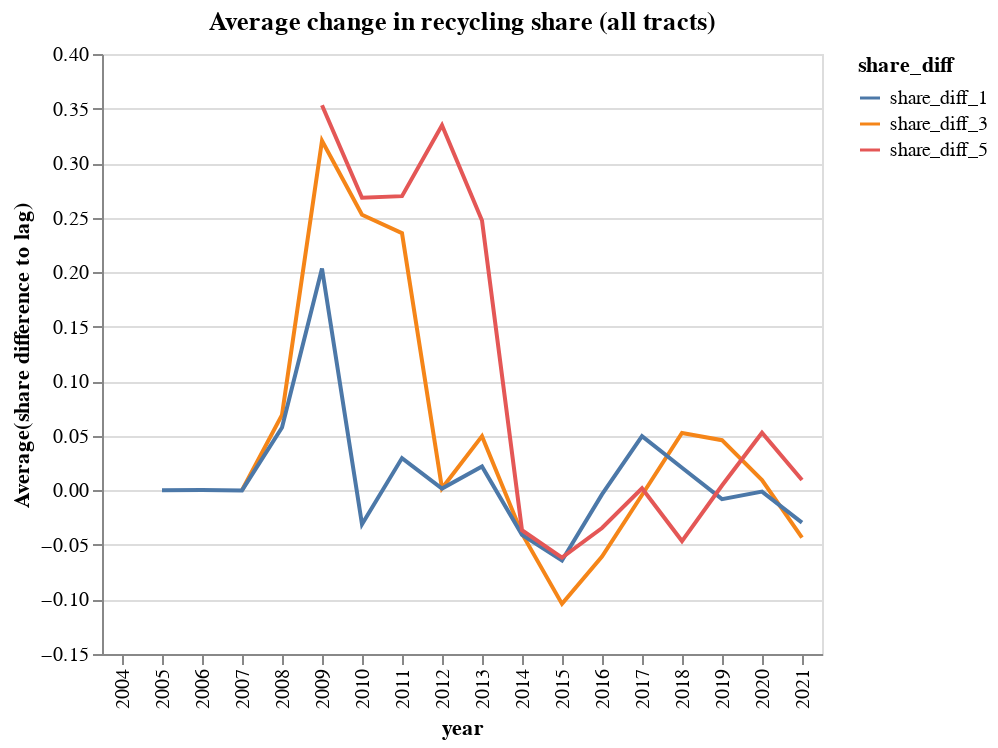

Notebook source saved alongside this figure:
### Markdown cell above
We observe a decrease of 0.02 as average in the share from 2021 perspective, this is worrying if the distribution continues showing negative values.

We can graph this values through the time, i.e, for each year we calculate the average change for 1, 3 and 5 years basckward.

### Code cell
# alt.data_transformers.enable('data_server')
alt.Chart(yearly_changes.query('year<2022').sample(5000)).mark_line().encode(
    x='year:O',
    y=alt.Y('average(value)', title="Average(share difference to lag)"),
    color='share_diff',
    #facet='share_diff'
).properties(
    title="Average change in recycling share (all tracts)"
)

### Figure 1 — Vega-Lite specification as saved in the notebook (floating-point values rounded to 4 significant figures; data arrays with more than 128 entries replaced by an {"elided": "..."} marker saying what was removed)
{"config": {"view": {"continuousWidth": 400, "continuousHeight": 300}}, "data": {"name": "data-8dd0d17b2980b0f677de73ca033de501"}, "mark": "line", "encoding": {"color": {"field": "share_diff", "type": "nominal"}, "x": {"field": "year", "type": "ordinal"}, "y": {"aggregate": "average", "field": "value", "title": "Average(share difference to lag)", "type": "quantitative"}}, "title": "Average change in recycling share (all tracts)", "$schema": "https://vega.github.io/schema/vega-lite/v4.17.0.json", "datasets": {"data-8dd0d17b2980b0f677de73ca033de501": {"elided": "5000 records"}}}
